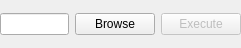
<?xml version="1.0" encoding="UTF-8"?>
<ui version="4.0">
 <class>UScript</class>
 <widget class="QWidget" name="UScript">
  <property name="geometry">
   <rect>
    <x>0</x>
    <y>0</y>
    <width>241</width>
    <height>48</height>
   </rect>
  </property>
  <property name="windowTitle">
   <string>Form</string>
  </property>
  <layout class="QGridLayout" name="gridLayout">
   <property name="leftMargin">
    <number>0</number>
   </property>
   <property name="topMargin">
    <number>0</number>
   </property>
   <property name="rightMargin">
    <number>0</number>
   </property>
   <property name="bottomMargin">
    <number>0</number>
   </property>
   <item row="0" column="1">
    <widget class="QWidget" name="buttons" native="true">
     <layout class="QHBoxLayout" name="horizontalLayout">
      <property name="leftMargin">
       <number>0</number>
      </property>
      <property name="topMargin">
       <number>0</number>
      </property>
      <property name="rightMargin">
       <number>0</number>
      </property>
      <property name="bottomMargin">
       <number>0</number>
      </property>
      <item>
       <widget class="QPushButton" name="browse">
        <property name="toolTip">
         <string>Browse for the log file</string>
        </property>
        <property name="text">
         <string>Browse</string>
        </property>
       </widget>
      </item>
      <item>
       <widget class="QPushButton" name="execute">
        <property name="enabled">
         <bool>false</bool>
        </property>
        <property name="text">
         <string>Execute</string>
        </property>
       </widget>
      </item>
     </layout>
    </widget>
   </item>
   <item row="0" column="0">
    <widget class="QLineEdit" name="body">
     <property name="toolTip">
      <string>start script</string>
     </property>
    </widget>
   </item>
  </layout>
 </widget>
 <resources/>
 <connections/>
</ui>
